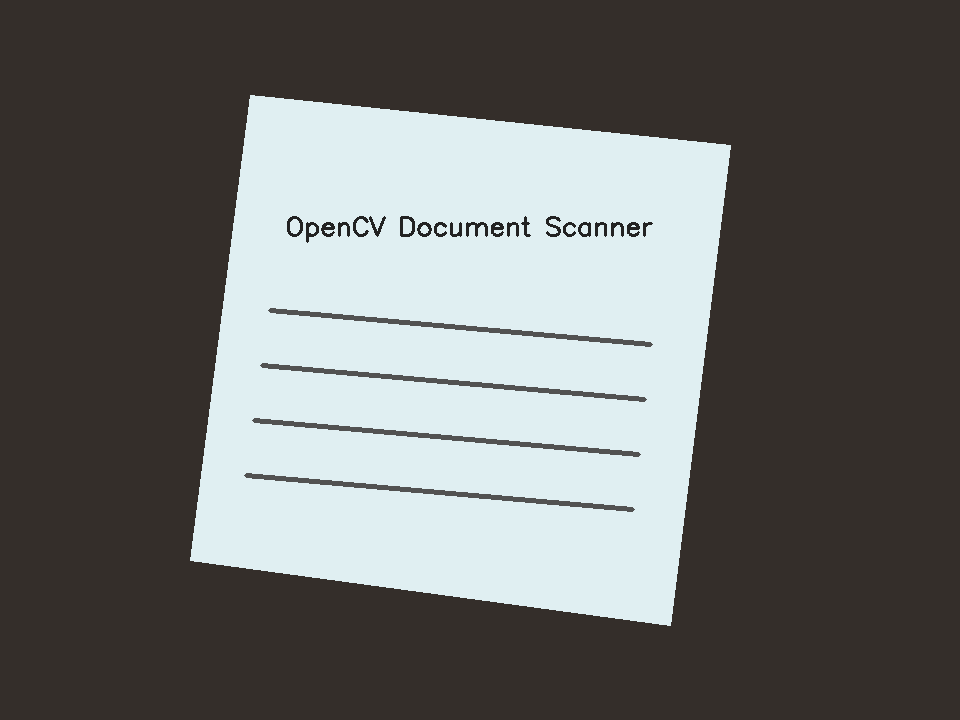
#> input picture examples/sample-document.png, 960 x 720 px
$ python doc_scanner.py examples/sample-document.png
#> lines starting #> are read from the running program, lines starting #| are printed output that depends on the picture; after the words box and inside, x2 and y2 are one past the last pixel; in counts of white or black regions, pixels touching at a corner belong together
### src/docscanner/scanner.py
from __future__ import annotations

from dataclasses import dataclass
from pathlib import Path
from typing import Iterable, Literal

import cv2 as cv
import numpy as np

EnhancementMode = Literal["color", "gray", "bw"]


@dataclass(frozen=True)
class DocumentScanResult:
    """Result returned by a scan operation."""

    warped: np.ndarray
    corners: np.ndarray
    enhanced: np.ndarray


class DocumentScanner:
    """Detects document boundaries and creates clean perspective scans."""

    def __init__(
        self,
        max_dimension: int = 1600,
        canny_thresholds: tuple[int, int] = (50, 150),
    ) -> None:
        self.max_dimension = max_dimension
        self.canny_thresholds = canny_thresholds

    def scan(
        self,
        image: np.ndarray,
        mode: EnhancementMode = "bw",
    ) -> DocumentScanResult:
        """Return a perspective-corrected document scan from a BGR image."""

        if image is None or image.size == 0:
            raise ValueError("image is empty")

        ratio = image.shape[0] / float(self._resize_height(image.shape))
        resized = self._resize_for_detection(image)
        corners = self._find_document_corners(resized) * ratio
        warped = four_point_transform(image, corners)
        enhanced = enhance_scan(warped, mode)
        return DocumentScanResult(warped=warped, corners=corners, enhanced=enhanced)

    def scan_file(
        self,
        input_path: str | Path,
        output_path: str | Path,
        mode: EnhancementMode = "bw",
    ) -> DocumentScanResult:
        """Scan an image file and save the enhanced result."""

        input_path = Path(input_path)
        output_path = Path(output_path)
        image = cv.imread(str(input_path))
        if image is None:
            raise FileNotFoundError(f"Could not read image: {input_path}")

        result = self.scan(image, mode=mode)
        output_path.parent.mkdir(parents=True, exist_ok=True)
        if not cv.imwrite(str(output_path), result.enhanced):
            raise OSError(f"Could not write output image: {output_path}")
        return result

    def _resize_height(self, shape: tuple[int, ...]) -> int:
        height, width = shape[:2]
        if max(height, width) <= self.max_dimension:
            return height
        scale = self.max_dimension / float(max(height, width))
        return max(1, int(height * scale))

    def _resize_for_detection(self, image: np.ndarray) -> np.ndarray:
        height, width = image.shape[:2]
        if max(height, width) <= self.max_dimension:
            return image.copy()
        scale = self.max_dimension / float(max(height, width))
        return cv.resize(image, (int(width * scale), int(height * scale)), interpolation=cv.INTER_AREA)

    def _find_document_corners(self, image: np.ndarray) -> np.ndarray:
        edged = preprocess_for_edges(image, self.canny_thresholds)
        contours, _ = cv.findContours(edged, cv.RETR_LIST, cv.CHAIN_APPROX_SIMPLE)
        contours = sorted(contours, key=cv.contourArea, reverse=True)[:8]

        for contour in contours:
            perimeter = cv.arcLength(contour, True)
            approx = cv.approxPolyDP(contour, 0.02 * perimeter, True)
            if len(approx) == 4 and cv.contourArea(approx) > 1000:
                return order_points(approx.reshape(4, 2).astype("float32"))

        height, width = image.shape[:2]
        return np.array(
            [[0, 0], [width - 1, 0], [width - 1, height - 1], [0, height - 1]],
            dtype="float32",
        )


def preprocess_for_edges(
    image: np.ndarray,
    canny_thresholds: tuple[int, int] = (50, 150),
) -> np.ndarray:
    """Return a clean edge mask for document contour detection."""

    gray = cv.cvtColor(image, cv.COLOR_BGR2GRAY)
    blurred = cv.GaussianBlur(gray, (5, 5), 0)
    edged = cv.Canny(blurred, *canny_thresholds)
    kernel = np.ones((3, 3), np.uint8)
    return cv.morphologyEx(edged, cv.MORPH_CLOSE, kernel, iterations=2)


def order_points(points: np.ndarray) -> np.ndarray:
    """Return points ordered as top-left, top-right, bottom-right, bottom-left."""

    rect = np.zeros((4, 2), dtype="float32")
    sums = points.sum(axis=1)
    diffs = np.diff(points, axis=1)

    rect[0] = points[np.argmin(sums)]
    rect[2] = points[np.argmax(sums)]
    rect[1] = points[np.argmin(diffs)]
    rect[3] = points[np.argmax(diffs)]
    return rect


def four_point_transform(image: np.ndarray, points: np.ndarray) -> np.ndarray:
    """Apply a perspective transform using four ordered corner points."""

    rect = order_points(points.astype("float32"))
    tl, tr, br, bl = rect

    width_a = np.linalg.norm(br - bl)
    width_b = np.linalg.norm(tr - tl)
    max_width = max(1, int(max(width_a, width_b)))

    height_a = np.linalg.norm(tr - br)
    height_b = np.linalg.norm(tl - bl)
    max_height = max(1, int(max(height_a, height_b)))

    destination = np.array(
        [
            [0, 0],
            [max_width - 1, 0],
            [max_width - 1, max_height - 1],
            [0, max_height - 1],
        ],
        dtype="float32",
    )
    matrix = cv.getPerspectiveTransform(rect, destination)
    return cv.warpPerspective(image, matrix, (max_width, max_height))


def enhance_scan(image: np.ndarray, mode: EnhancementMode = "bw") -> np.ndarray:
    """Improve readability after perspective correction."""

    if mode == "color":
        lab = cv.cvtColor(image, cv.COLOR_BGR2LAB)
        l_channel, a_channel, b_channel = cv.split(lab)
        clahe = cv.createCLAHE(clipLimit=2.0, tileGridSize=(8, 8))
        boosted = clahe.apply(l_channel)
        return cv.cvtColor(cv.merge((boosted, a_channel, b_channel)), cv.COLOR_LAB2BGR)

    gray = cv.cvtColor(image, cv.COLOR_BGR2GRAY)
    if mode == "gray":
        return cv.equalizeHist(gray)
    if mode == "bw":
        return cv.adaptiveThreshold(
            gray,
            255,
            cv.ADAPTIVE_THRESH_GAUSSIAN_C,
            cv.THRESH_BINARY,
            21,
            10,
        )
    raise ValueError(f"Unsupported enhancement mode: {mode}")


def image_files(paths: Iterable[Path]) -> list[Path]:
    """Expand files and directories into a sorted list of image paths."""

    supported = {".bmp", ".jpeg", ".jpg", ".png", ".tif", ".tiff", ".webp"}
    found: list[Path] = []
    for path in paths:
        if path.is_dir():
            found.extend(p for p in path.rglob("*") if p.suffix.lower() in supported)
        elif path.suffix.lower() in supported:
            found.append(path)
    return sorted(found)

### src/docscanner/cli.py
from __future__ import annotations

import argparse
from pathlib import Path
from typing import cast

from .scanner import DocumentScanner, EnhancementMode, image_files


def build_parser() -> argparse.ArgumentParser:
    parser = argparse.ArgumentParser(
        prog="docscanner",
        description="Create perspective-corrected document scans from photos.",
    )
    parser.add_argument("inputs", nargs="+", type=Path, help="Image files or folders to scan.")
    parser.add_argument("-o", "--output", type=Path, default=Path("scans"), help="Output file or directory.")
    parser.add_argument(
        "--mode",
        choices=["bw", "gray", "color"],
        default="bw",
        help="Enhancement mode for the final scan.",
    )
    parser.add_argument("--max-dimension", type=int, default=1600, help="Largest dimension used for contour detection.")
    return parser


def main(argv: list[str] | None = None) -> int:
    args = build_parser().parse_args(argv)
    inputs = image_files(args.inputs)
    if not inputs:
        raise SystemExit("No supported input images found.")

    scanner = DocumentScanner(max_dimension=args.max_dimension)
    single_output_file = len(inputs) == 1 and args.output.suffix

    for input_path in inputs:
        output_path = args.output if single_output_file else args.output / f"{input_path.stem}_scan.png"
        scanner.scan_file(input_path, output_path, mode=cast(EnhancementMode, args.mode))
#> in scan_file, image is the input picture: shape (720, 960, 3); mean B, G, R 106.4, 108.1, 107.3
#> in preprocess_for_edges, `edged = cv.Canny(blurred, *canny_thresholds)`:
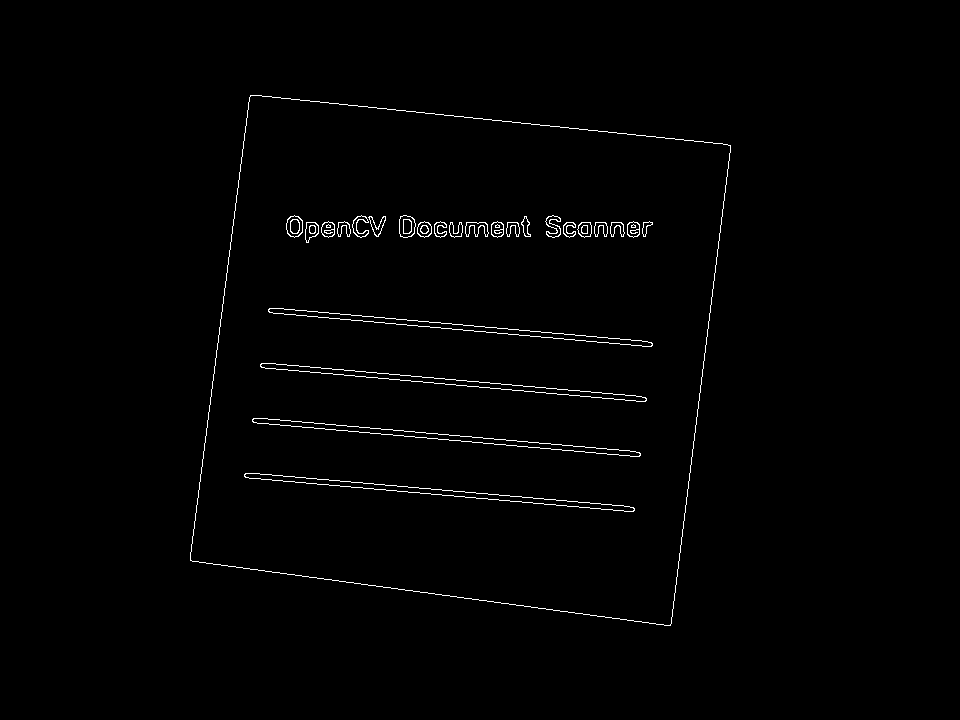
#> edged: shape (720, 960); 0.98% white in thin lines or dots, all inside (x1, y1, x2, y2) = (190, 95, 731, 626)
#> in preprocess_for_edges, `return cv.morphologyEx(edged, cv.MORPH_CLOSE, kernel, iterations=2)`:
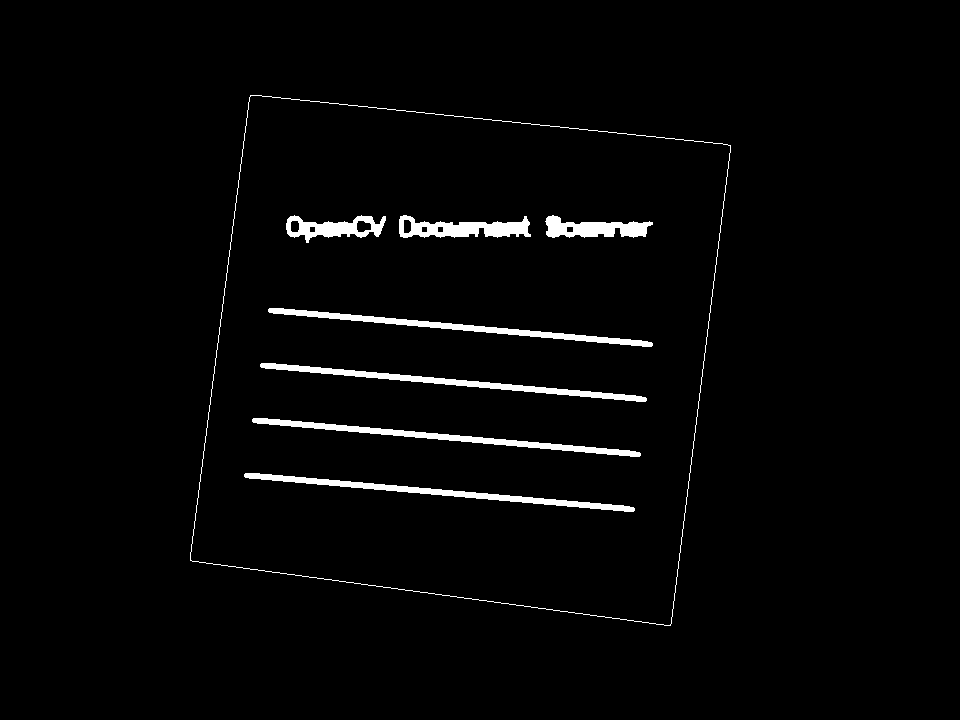
#> returned value: shape (720, 960); 2.3% white; 8 white regions
#> in _find_document_corners, `contours, _ = cv.findContours(edged, cv.RETR_LIST, cv.CHAIN_APPROX_SIM..`: contours = 16 contours; largest, box (x1, y1, x2, y2) and area: (190, 95, 731, 626) 231264, (190, 95, 731, 626) 231262, (244, 473, 635, 512) 1933, (252, 418, 641, 457) 1923, (260, 363, 647, 402) 1912
#> in _find_document_corners, `contours = sorted(contours, key=cv.contourArea, reverse=True)[:8]`: contours = 8 contours; box (x1, y1, x2, y2) and area: (190, 95, 731, 626) 231264, (190, 95, 731, 626) 231262, (244, 473, 635, 512) 1933, (252, 418, 641, 457) 1923, (260, 363, 647, 402) 1912, (268, 308, 653, 347) 1903, (399, 215, 531, 238) 1708, (286, 215, 386, 243) 1416
#> the loop in _find_document_corners, `for contour in contours:` made 1 pass
#> (perimeter, approx, sums in order_points, diffs in order_points) on pass 1: (2002.3, [[250, 95], [190, 560], [670, 625], [730, 145]], [345, 750, 1295, 875], [-155, 370, -45, -585])
#> in scan, `corners = self._find_document_corners(resized) * ratio`: corners = [[250, 95], [730, 145], [670, 625], [190, 560]]
#> in four_point_transform, `tl, tr, br, bl = rect`: tl = [250, 95]; tr = [730, 145]; br = [670, 625]; bl = [190, 560]
#> in four_point_transform, `width_a = np.linalg.norm(br - bl)`: width_a = 484.4
#> in four_point_transform, `width_b = np.linalg.norm(tr - tl)`: width_b = 482.6
#> in four_point_transform, `max_width = max(1, int(max(width_a, width_b)))`: max_width = 484
#> in four_point_transform, `height_a = np.linalg.norm(tr - br)`: height_a = 483.7
#> in four_point_transform, `height_b = np.linalg.norm(tl - bl)`: height_b = 468.9
#> in four_point_transform, `max_height = max(1, int(max(height_a, height_b)))`: max_height = 483
#> in four_point_transform, `destination = np.array( [ [0, 0], [max_width - 1, 0], [max_width - 1, ..`: destination = [[0, 0], [483, 0], [483, 482], [0, 482]]
#> in four_point_transform, `matrix = cv.getPerspectiveTransform(rect, destination)`: matrix = [[1.04, 0.135, -273.5], [-0.109, 1.05, -72.08], [6.55e-05, 1.69e-05, 1]]
#> in four_point_transform, `return cv.warpPerspective(image, matrix, (max_width, max_height))`:
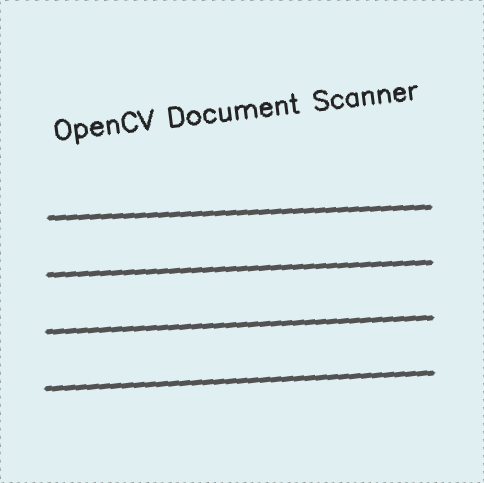
#> returned value: shape (483, 484, 3); mean of channels 0, 1, 2 234.3, 231.4, 217.1; drawn as B, G, R
#> in enhance_scan, `return cv.adaptiveThreshold( gray, 255, cv.ADAPTIVE_THRESH_GAUSSIAN_C,..`:
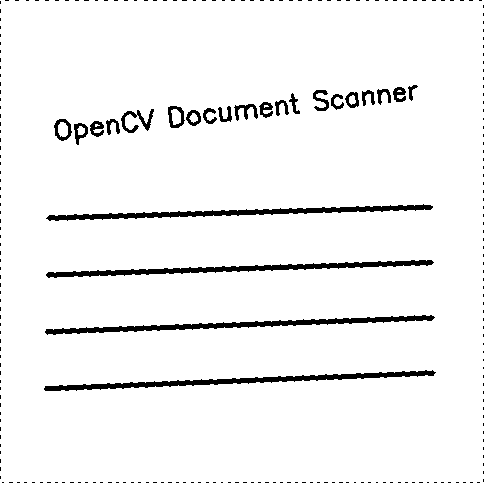
#> returned value: shape (483, 484); 95.2% white; 259 black regions (235 under 20 px), largest, box (x1, y1, x2, y2) and area: (44, 370, 436, 391) 1967, (45, 315, 435, 335) 1962, (46, 260, 434, 278) 1958
        print(f"{input_path} -> {output_path}")

    return 0


# [2 lines that do not run on import are left out]

### doc_scanner.py
"""Backward-compatible entry point for the document scanner."""

from docscanner.cli import main


if __name__ == "__main__":
    raise SystemExit(main())
#> (the program exits here)
